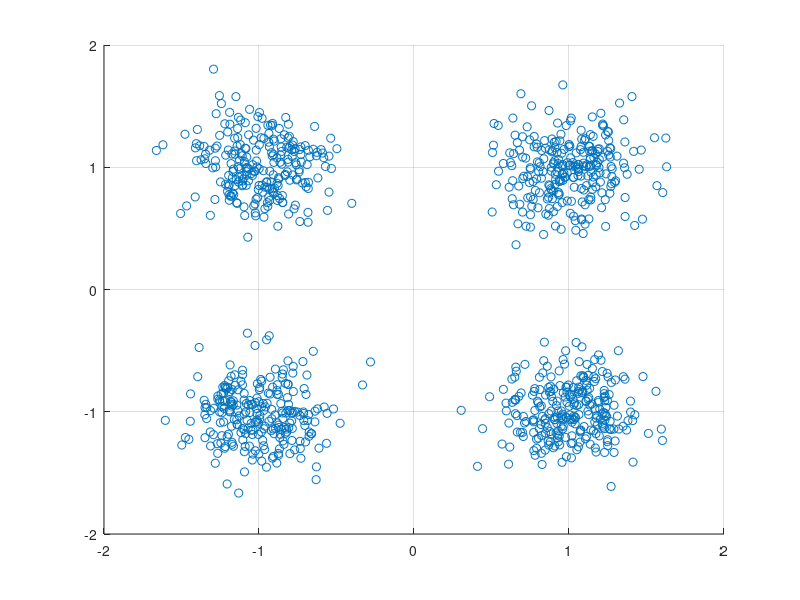

This figure's MATLAB source:
clear;

Tsym = 1;
Nsym = 1000;
Fs = 100;
Fc = 10;
N0 = 0.05;

t = [Tsym/Fs:Tsym/Fs:Tsym*Nsym];
Tmax = length(t);

% symbol table 생성 QAM
M = 4;
for i=1:M
    realSym = -3+2*(mod(i-1,2)+1);
    imagSym = -3+2*(floor((i-1)/2)+1);
    symTable(i) = realSym + j*imagSym;
end

% basis representation
phi1 = cos(2*pi*Fc*t(1:Tsym*Fs)); % 한 주기동안 carrier
Es = norm(phi1); % find orthonoraml basis
phi1 = phi1/Es;

phi2 = -sin(2*pi*Fc*t(1:Tsym*Fs)); % 한 주기동안 carrier
Es = norm(phi2); % find orthonoraml basis
phi2 = phi2/Es;

%%%%%% Tx
m = randi(M, 1, Nsym);

% Symbol signal generation
realSymR = -3+2*(mod(m-1,2)+1);
imagSymR = -3+2*(floor((m-1)/2)+1);
bbSym = realSymR + j*imagSymR; % Si(t)+jSq(t)

% up conversion
RFsignal = zeros(1, Tmax);
for iterT = 1:Tmax
    iterSym = floor((iterT-1)/Fs)+1; % #of symbol
    RFsignal(iterT) = real(bbSym(iterSym)) * cos(2*pi*Fc*t(iterT)) / Es - imag(bbSym(iterSym)) * sin(2*pi*Fc*t(iterT)) / Es;
end

%%%%% Rx
% Down conversion (Coherent detection)
Ich = RFsignal .* cos(2*pi*Fc*t)/Es;
Qch = RFsignal .* sin(2*pi*Fc*t)/Es; % Es로 나누는건 normalization

for i = 1:Nsym
    n_start = (i-1)*Tsym*Fs;
    bbSym_rx(i) = sum(Ich(n_start+1:n_start+Tsym*Fs) - j*Qch(n_start+1:n_start+Tsym*Fs)); %optimal receiver
end
sigPower = mean(abs(bbSym_rx).^2);

%%%%%%% noise 추가
noise = sqrt(N0)*randn(1,length(bbSym_rx)) + j*sqrt(N0)*randn(1,length(bbSym_rx));
bbSymN_rx = bbSym_rx + noise;
noisePower=mean(abs(noise).^2);
SNR=10*log10(sigPower/noisePower)
figure(3)
scatter(real(bbSymN_rx), imag(bbSymN_rx));
grid on;
axis([-2 2 -2 2]);

% hard decision
hd_bbSym = zeros(1, Nsym);
for i = 1:Nsym
    mod_dis_metric = bbSymN_rx(i)*conj(symTable) - 1/2*abs(symTable).^2;
    [dammyVal, hd_index] = max(real(mod_dis_metric));
    hd_bbSym(i) = symTable(hd_index);
end

SER = sum(abs(hd_bbSym - bbSym) > 0.01) / Nsym